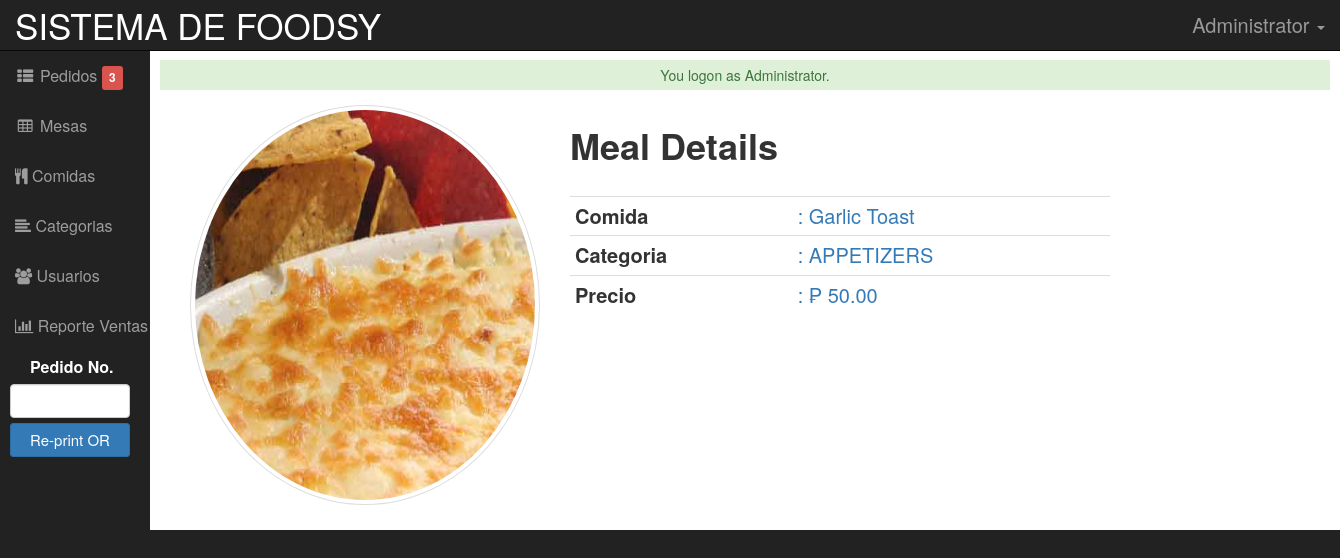
/admin/meals/index.php?view=view&id=2017-M-011 (signed in), run on the app's committed database.
### tables this page shows
CREATE TABLE IF NOT EXISTS `tbltitle` (
  `TItleID` int(11) NOT NULL AUTO_INCREMENT,
  `Title` text NOT NULL,
  `Subtitle` text NOT NULL,
  PRIMARY KEY (`TItleID`)
);

CREATE TABLE IF NOT EXISTS `tblmeals` (
  `MEALID` varchar(30) NOT NULL,
  `MEALS` varchar(255) NOT NULL,
  `CATEGORIES` varchar(90) NOT NULL,
  `PRICE` double NOT NULL,
  `CATEGORYID` int(11) NOT NULL,
  `MEALPHOTO` varchar(90) NOT NULL,
  PRIMARY KEY (`MEALID`)
);

CREATE TABLE IF NOT EXISTS `tblcategory` (
  `CATEGORYID` int(11) NOT NULL AUTO_INCREMENT,
  `CATEGORY` varchar(90) NOT NULL,
  PRIMARY KEY (`CATEGORYID`)
);

### admin/meals/index.php (called while the page is built, shortened)
<?php
require_once("../../include/initialize.php");
require_once ("../theme/templates.php");
?>

### include/database.php (called while the page is built, shortened)
<?php
class Database {
	var $sql_string = '';
	private $conn;
	public function open_connection() {
		$this->conn = mysqli_connect(server,user,pass);
		if(!$this->conn){
			echo "Problem in database connection! Contact administrator!";
			exit();
		}else{
			$db_select = mysqli_select_db($this->conn,database_name);
		}
	}
	function setQuery($sql='') {
		$this->sql_string=$sql;
	}
	function executeQuery() {
		$result = mysqli_query($this->conn,$this->sql_string);
		return $result;
	}
	private function confirm_query($result) {
		return $result;
	}
	function loadSingleResult() {
		$cur = $this->executeQuery();
		while ($row = mysqli_fetch_object($cur)) {
		return $data = $row;
		}
	}
	public function num_rows($result_set) {
		return mysqli_num_rows($result_set);
	}
}
$mydb = new Database();
?>

### include/function.php (called while the page is built, shortened)
<?php
function currentpage(){
		$this_page = $_SERVER['SCRIPT_NAME'];
	    $bits = explode('/',$this_page);
		return $bits[3];
	}
?>

### include/meal.php (called while the page is built, shortened)
<?php
require_once(LIB_PATH.DS.'database.php');
class Meal {
	protected static  $tblname = "tblmeals";
	function single_meal($id=""){
			global $mydb;
			$mydb->setQuery("SELECT * FROM ".self::$tblname."
				Where MEALID= '{$id}' LIMIT 1");
			$cur = $mydb->loadSingleResult();
			return $cur;
	}
}
?>

### include/categories.php (called while the page is built, shortened)
<?php
require_once(LIB_PATH.DS.'database.php');
class Category {
	protected static  $tblname = "tblcategory";
	function single_category($id=""){
			global $mydb;
			$mydb->setQuery("SELECT * FROM ".self::$tblname."
				Where CATEGORYID= '{$id}' LIMIT 1");
			$cur = $mydb->loadSingleResult();
			return $cur;
	}
}
?>

### admin/meals/view.php (the view, shortened to what this page needs)
<?php
    $MEALID = $_GET['id'];
    $meal = New Meal();
    $singlemeal = $meal->single_meal($MEALID);
     $category = New Category();
    $singlecategory = $category->single_category($singlemeal->CATEGORYID);
  ?>
<div class="container">
<div class="panel-body inf-content">
    <div class="row">
        <div class="col-md-4">
         <a class="MEALID" data-target="#myModal" data-toggle="modal" href="" title="Click here to Change Image" data-id="<?php echo $singlemeal->MEALID; ?>">
            <img alt="" style="width:500px; height:400px;>"
             title="Upload Image" class="img-circle img-thumbnail isTooltip" src="<?php echo $singlemeal->MEALPHOTO; ?>" data-original-title="Usuario">
         </a>
        </div>
        <div class="col-md-6">
            <h1><strong>Meal Details</strong></h1><br>
            <div class="table-responsive">
            <table class="table table-condensed table-responsive table-user-information">
                <tbody>
                    <tr>
                        <td>
                            <strong style="font-size: 20px;">
                                   Comida
                            </strong>
                        </td>
                        <td style="font-size: 20px;" class="text-primary">
                            <?php echo ': '.$singlemeal->MEALS; ?>
                        </td>
                    </tr>
                    <tr>
                        <td>
                            <strong style="font-size: 20px;">
                                Categoria
                            </strong>
                        </td>
                        <td style="font-size: 20px;" class="text-primary">
                            <?php echo ': '.$singlecategory->CATEGORY; ?>
                        </td>
                    </tr>
                    <tr>
                        <td>
                            <strong style="font-size: 20px;">
                                Precio
                            </strong>
                        </td>
                        <td style="font-size: 20px;" class="text-primary">
                            <?php echo ': &#8369 '.number_format($singlemeal->PRICE,2); ?>
                        </td>
                    </tr>
                </tbody>
            </table>
            </div>
        </div>
    </div>
</div>
</div>

### admin/theme/templates.php (shortened to what this page needs)
<!DOCTYPE html>
<html lang="en">
<head>
    <?php
      $sql = "SELECT * FROM `tbltitle` WHERE TItleID=1";
                 $mydb->setQuery($sql);
    ?>
    <link href="<?php echo web_root; ?>admin/css/bootstrap.min.css" rel="stylesheet">
    <link href="<?php echo web_root; ?>admin/css/sb-admin.css" rel="stylesheet">
    <link href="<?php echo web_root; ?>admin/css/dataTables.bootstrap.css" rel="stylesheet" type="text/css">
    <link href="<?php echo web_root; ?>admin/css/bootstrap-datetimepicker.min.css" rel="stylesheet" type="text/css">
      <link href="<?php echo web_root; ?>css/bootstrap-timepicker.min.css" rel="stylesheet" type="text/css">
    <link href="<?php echo web_root; ?>admin/font-awesome/css/font-awesome.min.css" rel="stylesheet" type="text/css">
    <link href="<?php echo web_root; ?>admin/css/ekko-lightbox.css" rel="stylesheet">
    <link href="<?php echo web_root; ?>css/jquery.treetable.css" rel="stylesheet">
        <link href="<?php echo web_root; ?>css/jquery.treetable.theme.default.css" rel="stylesheet">
</head>
  <?php
  $query = "SELECT SUM(TOTALPAYMENT) AS 'SALES' FROM `tblpayments`
             WHERE  DATE(TRANSDATE) =CURDATE()";
        $mydb->setQuery($query);
   $query = "SELECT * FROM `tblorders`
             WHERE  STATUS='Pending' GROUP BY ORDERNO ";
        $mydb->setQuery($query);
        $cur = $mydb->executeQuery();
        $maxrow = $mydb->num_rows($cur);
                $sql = "SELECT * FROM `tbltitle` WHERE TItleID=1";
                 $mydb->setQuery($sql);
                $viewTitle = $mydb->loadSingleResult();
?>
<body>
<div id="wrapper">
        <nav class="navbar navbar-inverse navbar-fixed-top" role="navigation">
            <div class="navbar-header">
                <?php
                if ($_SESSION['ADMIN_ROLE']=='Administrator') {
             ?>
                <a class="navbar-brand" href="../changetitle.php" style="font-size: 35px;" data-toggle="lightbox" data-title="Change Title"><?php
                echo $viewTitle->Title;;
            ?> </a>
          <?php }else if($_SESSION['ADMIN_ROLE']=='Cashier'){ ?>
                <a class="navbar-brand"><?php
                echo $viewTitle->Title;;
            ?> </a>
        <?php    } ?>
            </div>
            <ul class="nav navbar-right top-nav">
                <li class="dropdown">
                    <a href="#" class="dropdown-toggle" style="font-size: 20px;" data-toggle="dropdown"><i class="fa fa-user-o"></i> <?php echo $_SESSION['ADMIN_FULLNAME']; ?> <b class="caret"></b></a>
                </li>
            </ul>
            <div class="collapse navbar-collapse navbar-ex1-collapse">
                <ul class="nav navbar-nav side-nav">
<?php if ($_SESSION['ADMIN_ROLE']=='Cashier' || $_SESSION['ADMIN_ROLE']=='Administrator') { ?>
                    <li class="<?php echo ($_GET['view']== 'POS' || $_GET['view']== 'addmeal') ? "active" : false;?>">
                        <a href="<?php echo web_root; ?>admin/orders/index.php?view=POS"><i class="fa fa-fw fa-th-list"></i> Pedidos <div id="notif" class="label label-danger"><?php echo $maxrow; ?></div></a>
                    </li>
<?php } ?>
<?php if ($_SESSION['ADMIN_ROLE']=='Administrator'  || $_SESSION['ADMIN_ROLE']=='Cashier') { ?>
                    <li class="<?php echo (currentpage() == 'table') ? "active" : false;?>">
                        <a href="<?php echo web_root; ?>admin/table/"><i class="fa fa-fw fa-table"></i> Mesas</a>
                    </li>
<?php } ?>
<?php if ($_SESSION['ADMIN_ROLE']=='Administrator'  || $_SESSION['ADMIN_ROLE']=='Cashier') { ?>
                    <li class="<?php echo (currentpage() == 'meals') ? "active" : false;?>">
                        <a href="<?php echo web_root; ?>admin/meals/"><i class="fa fa-cutlery"></i> Comidas</a>
                    </li>
                    <li class="<?php echo (currentpage() == 'category') ? "active" : false;?>">
                        <a href="<?php echo web_root; ?>admin/category/"><i class="fa fa-align-left"></i> Categorias</a>
                    </li>
<?php } ?>
<?php if ($_SESSION['ADMIN_ROLE']=='Administrator' || $_SESSION['ADMIN_ROLE']=='Admin') {?>
                    <li class="<?php echo (currentpage() == 'user') ? "active" : false;?>">
                        <a href="<?php echo web_root; ?>admin/user/"><i class="fa fa-users"></i> Usuarios</a>
                    </li>
<?php } ?>
<?php if ($_SESSION['ADMIN_ROLE']=='Administrator') { ?>
                    <li class="<?php echo (currentpage() == 'report') ? "active" : false;?>">
                        <a href="<?php echo web_root; ?>admin/report/"><i class="fa fa-bar-chart"></i> Reporte Ventas</a>
                    </li>
<?php } ?>
<?php if ($_SESSION['ADMIN_ROLE']=='Administrator'  || $_SESSION['ADMIN_ROLE']=='Cashier') { ?>
                    <li>
                      <form target="_blank" action="<?php echo web_root;?>admin/orders/reprint.php" method="POST">
                        <label style="margin-left: 30px;color: #fff;margin-top: 5px;">Pedido No.</label><br/>
                        <input class="form-control" type="" name="orderno" style="width: 120px; color: black; margin-left: 10px;margin-bottom: 5px; font-weight: bold; font-size: 15px; text-align: center;">
                        <input type="submit" name="Re-print" value="Re-print OR" style="width: 120px;margin-left: 10px; font-size: 15px;" class="btn btn-primary btn-sm">
                      </form>
                    </li>
<?php } ?>
                </ul>
            </div>
        </nav>
        <div id="page-wrapper">
            <div class="container-fluid">
               <div class="row" >
                  <?php require_once $content; ?>
              </div>
            </div>
        </div>
    </div>
</body>
</html>

### admin/css/sb-admin.css (style rules this page uses)
body { margin-top: 100px; background-color: #222; }
@media (min-width:768px) { body { margin-top: 50px; } }
#wrapper { padding-left: 0; }
#page-wrapper { width: 100%; padding: 0; background-color: #fff; }
@media (min-width:768px) { #wrapper { padding-left: 150px; } }
@media (min-width:768px) { #page-wrapper { padding: 10px; } }
.top-nav { padding: 0 15px; }
.top-nav>li { display: inline-block; float: left; }
.top-nav>li>a { padding-top: 15px; padding-bottom: 15px; line-height: 20px; color: #999; }
@media (min-width:768px) { .side-nav { position: fixed; top: 51px; width: 150px; border: none; border-radius: 0; overflow-y: auto; background-color: #222; bottom: 0; overflow-x: hidden; padding-bottom: 40px; } }
@media (min-width:768px) { .side-nav>li>a { width: 200px; } }

### admin/theme/templates.php (style rules this page uses)
.nav { font-size: 16px; }

### data on the page
tbltitle: Title "SISTEMA DE FOODSY"
tblmeals: MEALPHOTO (picture), MEALS "Garlic Toast", PRICE "50.00"
tblcategory: CATEGORY "APPETIZERS"

### other printed values
$_SESSION['ADMIN_FULLNAME'] "Administrator"
$maxrow "3"
$_SESSION['message'] "You logon as Administrator."
